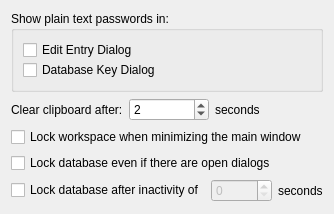
       <widget class="QWidget" name="pageSecurity">
        <layout class="QVBoxLayout" name="verticalLayout_4">
         <item>
          <widget class="QGroupBox" name="groupBox_2">
           <property name="sizePolicy">
            <sizepolicy hsizetype="Preferred" vsizetype="Minimum">
             <horstretch>0</horstretch>
             <verstretch>0</verstretch>
            </sizepolicy>
           </property>
           <property name="title">
            <string>Show plain text passwords in:</string>
           </property>
           <layout class="QVBoxLayout" name="_28">
            <property name="spacing">
             <number>0</number>
            </property>
            <item>
             <widget class="QCheckBox" name="CheckBox_ShowPasswords">
              <property name="text">
               <string>Edit Entry Dialog</string>
              </property>
             </widget>
            </item>
            <item>
             <widget class="QCheckBox" name="CheckBox_ShowPasswords_PasswordDlg">
              <property name="text">
               <string>Database Key Dialog</string>
              </property>
             </widget>
            </item>
           </layout>
          </widget>
         </item>
         <item>
          <layout class="QHBoxLayout" name="_29">
           <property name="spacing">
            <number>6</number>
           </property>
           <item>
            <widget class="QLabel" name="textLabel1">
             <property name="sizePolicy">
              <sizepolicy hsizetype="Maximum" vsizetype="Preferred">
               <horstretch>0</horstretch>
               <verstretch>0</verstretch>
              </sizepolicy>
             </property>
             <property name="text">
              <string>Clear clipboard after:</string>
             </property>
            </widget>
           </item>
           <item>
            <widget class="QSpinBox" name="SpinBox_ClipboardTime">
             <property name="sizePolicy">
              <sizepolicy hsizetype="Preferred" vsizetype="Fixed">
               <horstretch>0</horstretch>
               <verstretch>0</verstretch>
              </sizepolicy>
             </property>
             <property name="maximumSize">
              <size>
               <width>80</width>
               <height>16777215</height>
              </size>
             </property>
             <property name="maximum">
              <number>50000</number>
             </property>
             <property name="value">
              <number>2</number>
             </property>
            </widget>
           </item>
           <item>
            <widget class="QLabel" name="textLabel2">
             <property name="text">
              <string>seconds</string>
             </property>
            </widget>
           </item>
          </layout>
         </item>
         <item>
          <widget class="QCheckBox" name="CheckBox_LockMinimize">
           <property name="text">
            <string>Lock workspace when minimizing the main window</string>
           </property>
          </widget>
         </item>
         <item>
          <widget class="QCheckBox" name="CheckBox_LockDialogs">
           <property name="text">
            <string>Lock database even if there are open dialogs</string>
           </property>
          </widget>
         </item>
         <item>
          <layout class="QHBoxLayout" name="_30">
           <item>
            <widget class="QCheckBox" name="CheckBox_InactivityLock">
             <property name="text">
              <string>Lock database after inactivity of</string>
             </property>
            </widget>
           </item>
           <item>
            <widget class="QSpinBox" name="SpinBox_InacitivtyTime">
             <property name="enabled">
              <bool>false</bool>
             </property>
             <property name="sizePolicy">
              <sizepolicy hsizetype="Preferred" vsizetype="Fixed">
               <horstretch>0</horstretch>
               <verstretch>0</verstretch>
              </sizepolicy>
             </property>
             <property name="maximumSize">
              <size>
               <width>80</width>
               <height>16777215</height>
              </size>
             </property>
             <property name="maximum">
              <number>50000</number>
             </property>
            </widget>
           </item>
           <item>
            <widget class="QLabel" name="label_Inactivity">
             <property name="text">
              <string>seconds</string>
             </property>
            </widget>
           </item>
          </layout>
         </item>
         <item>
          <spacer name="spacer_3">
           <property name="orientation">
            <enum>Qt::Vertical</enum>
           </property>
           <property name="sizeHint" stdset="0">
            <size>
             <width>1</width>
             <height>1</height>
            </size>
           </property>
          </spacer>
         </item>
        </layout>
       </widget>
